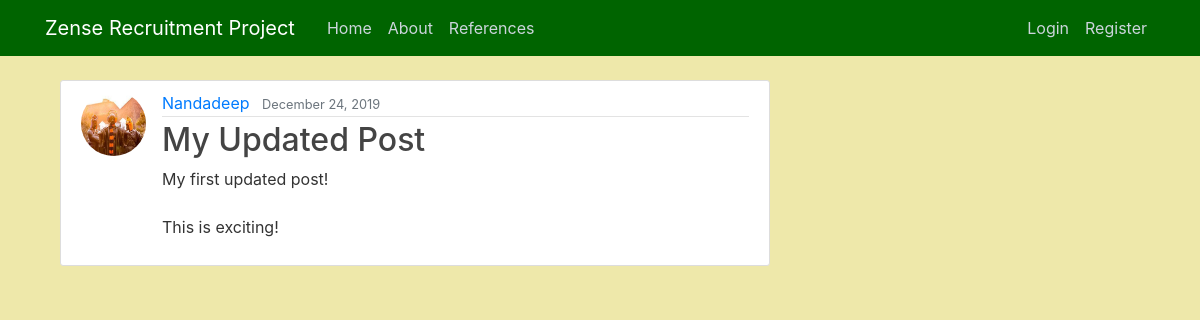
The page /post/10/ on the database its author committed.
### blog/models.py (models this page shows, shortened)
class Post(models.Model):
    title = models.CharField(max_length=100)
    content = models.TextField()
    date_posted = models.DateTimeField(default=timezone.now)
    author = models.ForeignKey(User, on_delete=models.CASCADE)

### users/models.py (models this page shows, shortened)
class Profile(models.Model):
	user=models.OneToOneField(User, on_delete=models.CASCADE)
	image=models.ImageField(default='default.jpg',upload_to='profile_pics')

### blog/views.py (the view)
# urls.py: path('post/<int:pk>/', PostDetailView.as_view(), name='post-detail'),
class PostDetailView(DetailView):
    model = Post

### blog/templates/blog/post_detail.html (shortened to what this page needs)
{% extends "blog/base.html" %}
{% block content %}
  <article class="media content-section">
    <img class="rounded-circle article-img" src="{{ object.author.profile.image.url }}">
    <div class="media-body">
      <div class="article-metadata">
        <a class="mr-2" href="{% url 'user-posts' object.author.username %}">{{ object.author }}</a>
        <small class="text-muted">{{ object.date_posted|date:"F d, Y" }}</small>
      </div>
      <h2 class="article-title">{{ object.title }}</h2>
      <p class="article-content">{{ object.content }}</p>
    </div>
  </article>
{% endblock content %}

### blog/static/blog/main.css (style rules this page uses)
body { background: palegoldenrod; color: #333333; margin-top: 5rem; }
h1, h2, h3, h4, h5, h6 { color: #444444; }
.content-section { background: #ffffff; padding: 10px 20px; border: 1px solid #dddddd; border-radius: 3px; margin-bottom: 20px; }
.article-title { color: #444444; }
.article-content { white-space: pre-line; }
.article-img { height: 65px; width: 65px; margin-right: 16px; }
.article-metadata { padding-bottom: 1px; margin-bottom: 4px; border-bottom: 1px solid #e3e3e3 }

### rows shown on the page
Post: author.profile.image (picture), author "Nandadeep", date_posted "December 24, 2019", title "My Updated Post", content "My first updated post! This is exciting!"
